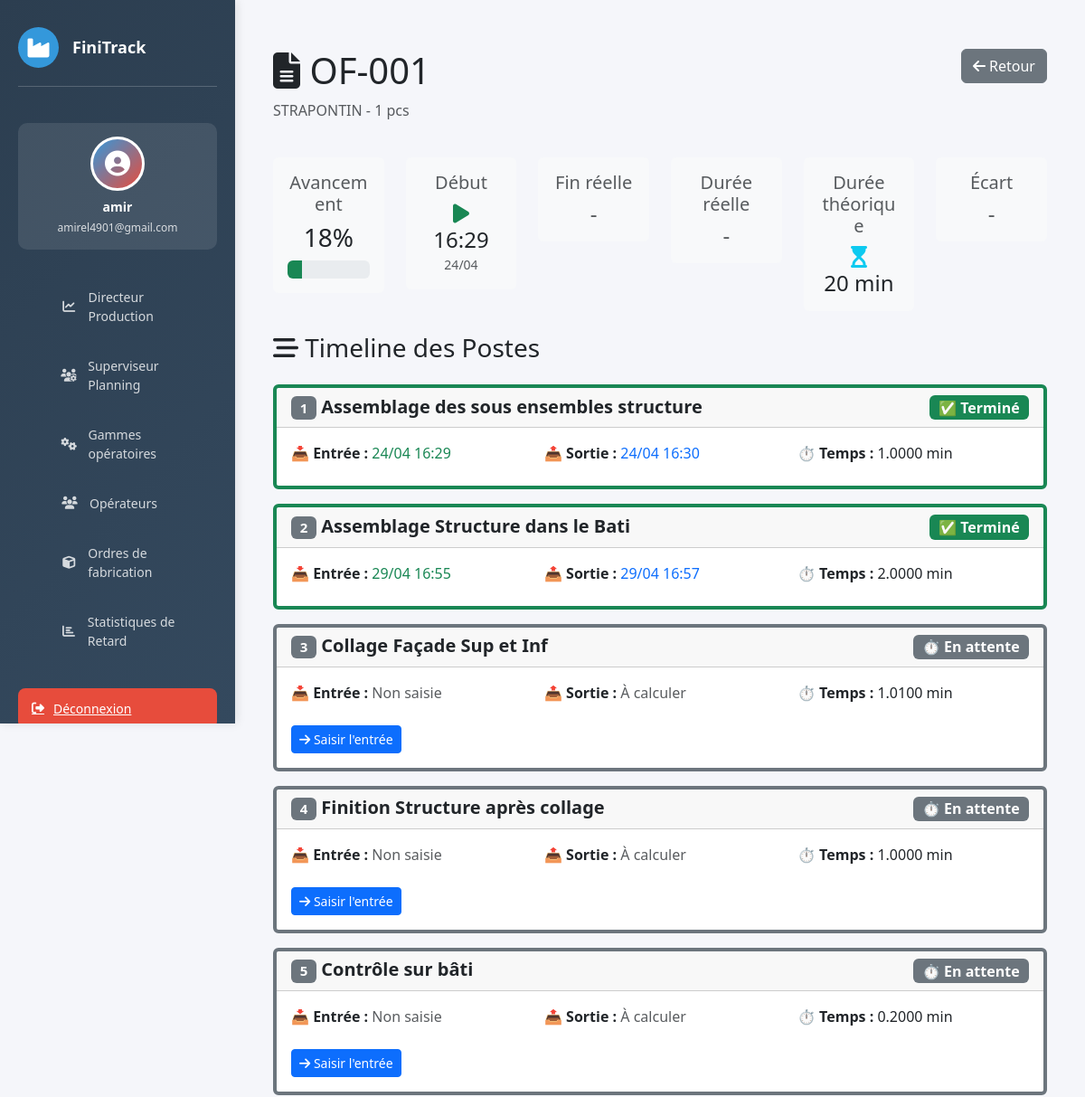
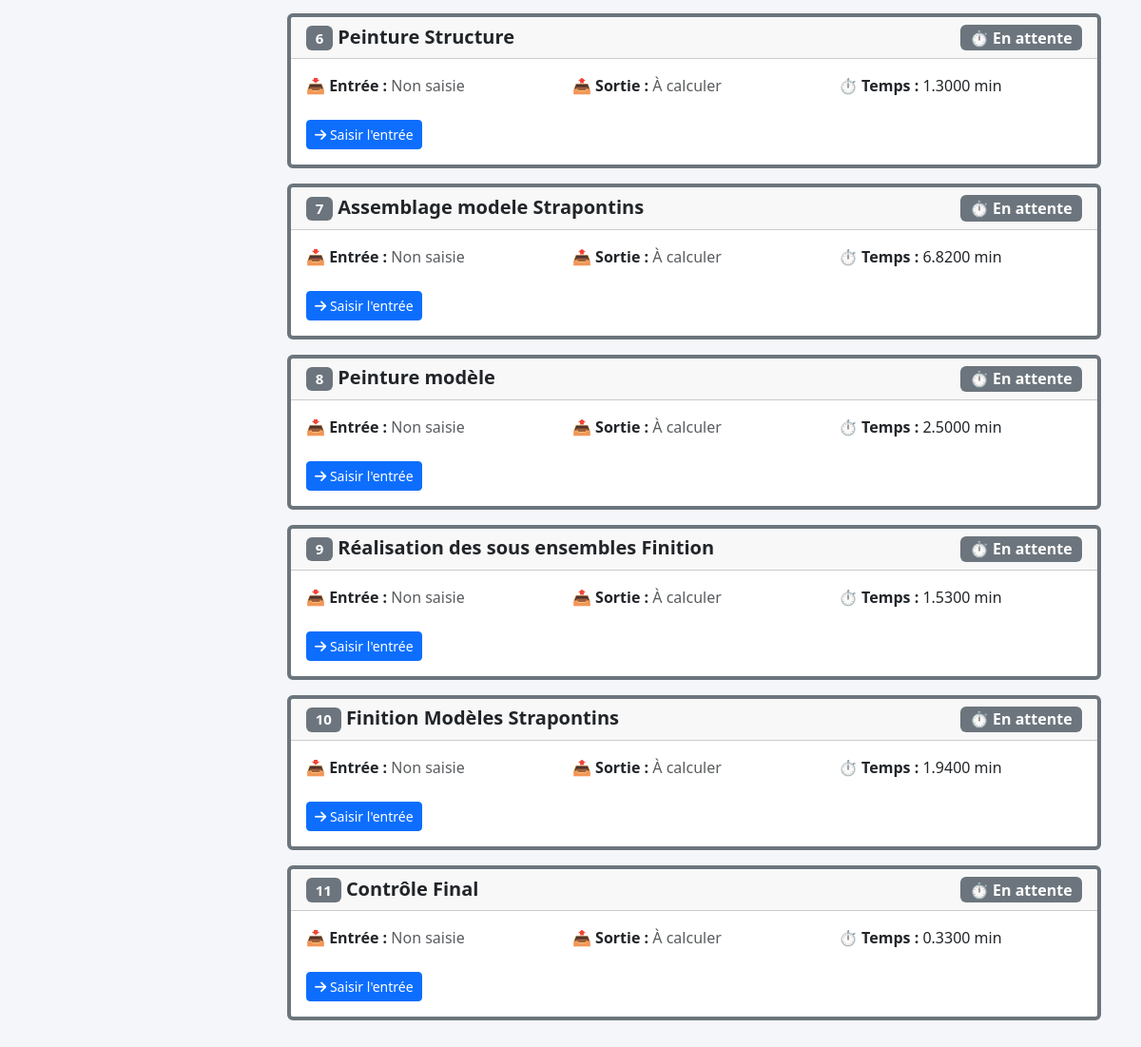
The page /of/7/detail/ (signed in) on the database as committed earlier (2 pictures, top to bottom).
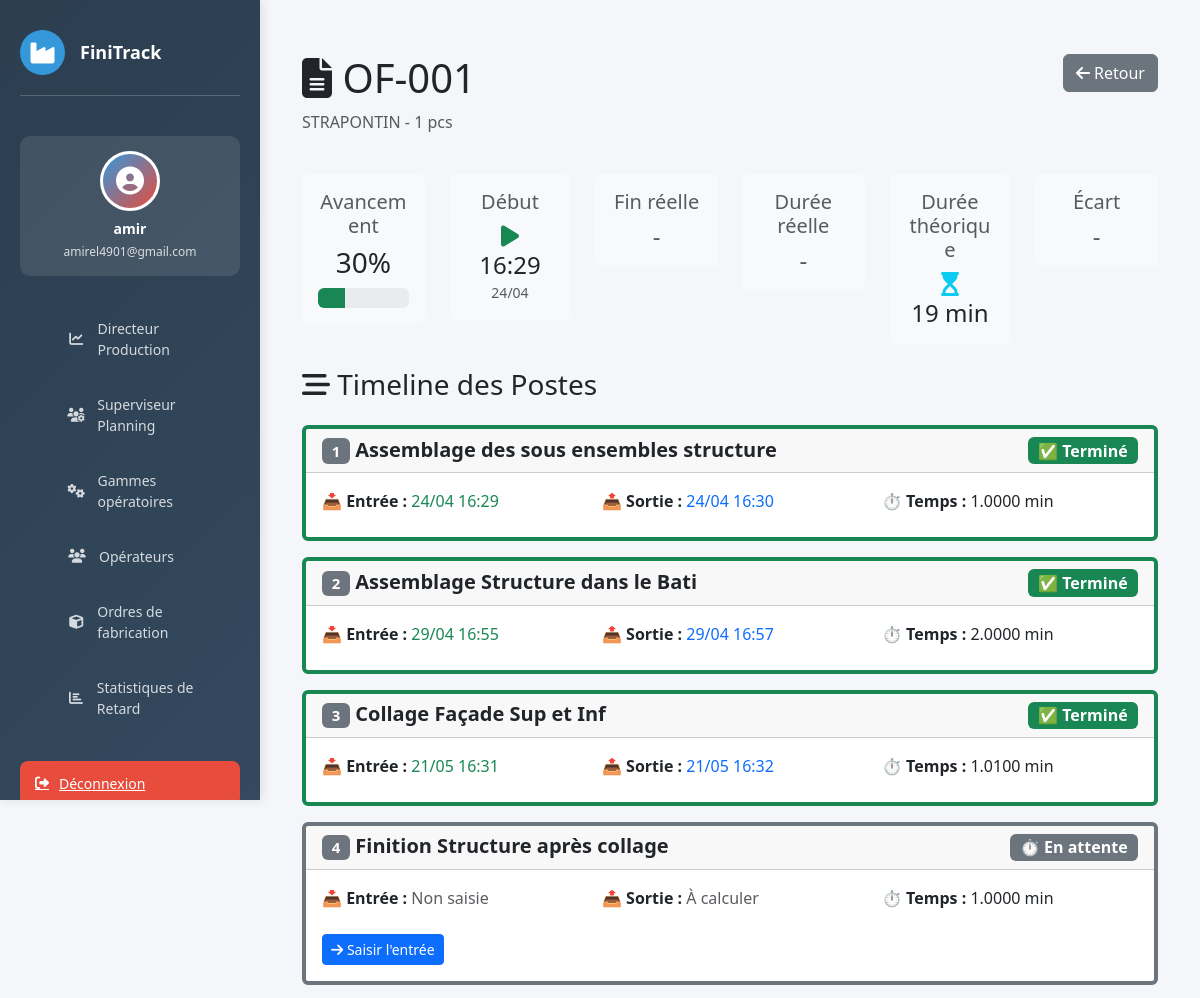
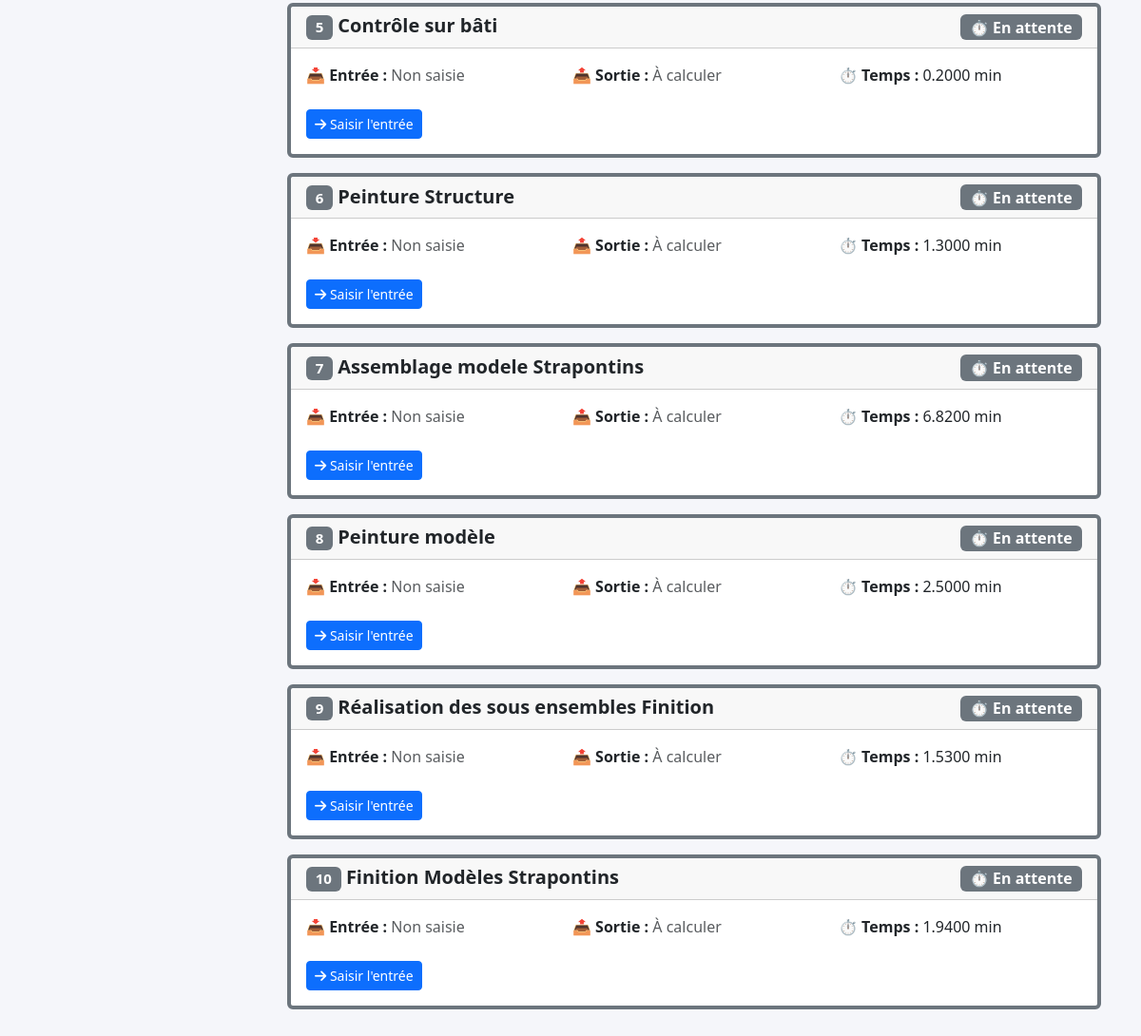
The same page on the database as committed later (2 pictures, top to bottom).
### website/models.py (models this page shows, shortened)
class OrdreFabrication(models.Model):
    numero   = models.CharField(max_length=50, unique=True)
    produit  = models.CharField(max_length=200)
    quantite = models.PositiveIntegerField(default=1)
    @property
    def avancement(self):
        operations = self.operationof_set.all()
        total = operations.count()
        if total == 0:
            return 0
        terminees = 0
        for op in operations:
            if op.statut == 'termine':
                terminees += 1
        return round((terminees / total) * 100)
    @property
    def premiere_entree(self):
        first = self.operationof_set.order_by('gamme_operation__ordre').first()
        return first.date_entree if first else None
    @property
    def derniere_sortie(self):
        last = self.operationof_set.order_by('gamme_operation__ordre').last()
        return last.date_sortie if last else None
    @property
    def temps_total_reel(self):
        if self.premiere_entree and self.derniere_sortie:
            delta = self.derniere_sortie - self.premiere_entree
            return round(delta.total_seconds() / 60)
        return None
    @property
    def temps_total_theorique(self):
        operations = self.operationof_set.all()
        if not operations.exists():
            return 0
        total = 0
        for op in operations:
            total += float(op.gamme_operation.temps_alloue)
        return round(total)
    @property
    def ecart_temps(self):
        if not self.temps_total_reel:
            return None
        return self.temps_total_reel - self.temps_total_theorique

class OperationOF(models.Model):
    STATUT_CHOICES = [
        ('en_attente', 'En attente'),
        ('en_cours',   'En cours'),
        ('termine',    'Terminé'),
        ('bloque',     'Bloqué'),
    ]
    of              = models.ForeignKey(OrdreFabrication, on_delete=models.CASCADE)
    gamme_operation = models.ForeignKey(GammeOperation, on_delete=models.CASCADE)
    date_entree     = models.DateTimeField(null=True, blank=True, help_text="Date/heure d'ENTRÉE (saisie manuelle)")
    operateur       = models.ForeignKey(Operateur, null=True, blank=True, on_delete=models.SET_NULL)
    class Meta:
        ordering = ['gamme_operation__ordre']
        unique_together = ('of', 'gamme_operation')
    @property
    def date_sortie(self):
        if not self.date_entree:
            return None
        temps_minutes = float(self.gamme_operation.temps_alloue)
        return self.date_entree + timedelta(minutes=temps_minutes)
    @property
    def statut(self):
        from django.utils import timezone
        if not self.date_entree:
            return 'en_attente'
        maintenant = timezone.now()
        if self.date_sortie and maintenant >= self.date_sortie:
            return 'termine'
        return 'en_cours'

class GammeOperation(models.Model):
    nom           = models.CharField(max_length=200)
    temps_alloue  = models.DecimalField(max_digits=7, decimal_places=4, help_text="Durée en heures (ex: 1.005)")
    ordre         = models.PositiveSmallIntegerField(help_text="Position dans la gamme")
    operateurs    = models.ManyToManyField(
        'Operateur',
        blank=True,
        related_name='gammes',
        verbose_name="Opérateurs assignés"
    )
    class Meta:
        ordering = ['ordre']

### website/views.py (the view)
# urls.py: path('of/<int:id>/detail/', views.of_detail, name='of_detail'),
@login_required(login_url='home')
def of_detail(request, id):
    of = get_object_or_404(OrdreFabrication, id=id)
    operations = of.operationof_set.all().order_by('gamme_operation__ordre')
    context = {
        'of': of,
        'operations': operations,
        'avancement': of.avancement,
    }
    return render(request, 'of/of_detail.html', context)

### website/templates/of/of_detail.html (shortened to what the changed rows need)
{% extends 'base.html' %}
{% load static %}
{% block content %}
<div class="container-fluid mt-4">
    <div class="row mb-4">
        <div class="col-md-8">
            <h1 class="display-6">
                <i class="fas fa-file-alt"></i> {{ of.numero }}
            </h1>
            <p class="text-muted">{{ of.produit }} - {{ of.quantite }} pcs</p>
        </div>
    </div>
    <div class="row mb-4">
        <div class="col-lg-2">
            <div class="card bg-light border-0">
                <div class="card-body text-center">
                    <h5 class="text-muted mb-2">Avancement</h5>
                    <h3 class="mb-2">{{ avancement }}%</h3>
                    <div class="progress" style="height: 20px;">
                        <div class="progress-bar bg-success" style="width: {{ avancement }}%"></div>
                    </div>
                </div>
            </div>
        </div>
        <div class="col-lg-2">
            <div class="card bg-light border-0">
                <div class="card-body text-center">
                    <h5 class="text-muted mb-2">Début</h5>
                    <h4 class="mb-0">
                        {% if of.premiere_entree %}
                            <i class="fas fa-play text-success"></i><br>
                            {{ of.premiere_entree|date:"H:i" }}
                        {% else %}
                            <span class="text-muted">-</span>
                        {% endif %}
                    </h4>
                    <small class="text-muted">{{ of.premiere_entree|date:"d/m" }}</small>
                </div>
            </div>
        </div>
        <div class="col-lg-2">
            <div class="card bg-light border-0">
                <div class="card-body text-center">
                    <h5 class="text-muted mb-2">Durée théorique</h5>
                    <h4 class="mb-0">
                        <i class="fas fa-hourglass-start text-info"></i><br>
                        {{ of.temps_total_theorique }} min
                    </h4>
                </div>
            </div>
        </div>
    </div>
    <div class="row">
        <div class="col-lg-12">
            <div class="timeline">
                {% for operation in operations %}
                <div class="card mb-3 border-{% if operation.statut == 'termine' %}success{% elif operation.statut == 'en_cours' %}primary{% else %}secondary{% endif %} border-start border-4">
                    <div class="card-header">
                        <div class="d-flex justify-content-between align-items-center">
                            <h5 class="mb-0">
                                <span class="badge bg-secondary">{{ operation.gamme_operation.ordre }}</span>
                                <strong>{{ operation.gamme_operation.nom }}</strong>
                            </h5>
                            {% if operation.statut == 'termine' %}
                                <span class="badge bg-success fs-6">✅ Terminé</span>
                            {% elif operation.statut == 'en_cours' %}
                                <span class="badge bg-primary fs-6">⏳ En cours</span>
                            {% else %}
                                <span class="badge bg-secondary fs-6">⏱️ En attente</span>
                            {% endif %}
                        </div>
                    </div>
                    <div class="card-body">
                        <div class="row">
                            <div class="col-md-4">
                                <p class="mb-2">
                                    <strong>📥 Entrée :</strong>
                                    {% if operation.date_entree %}
                                        <span class="text-success">{{ operation.date_entree|date:"d/m H:i" }}</span>
                                    {% else %}
                                        <span class="text-muted">Non saisie</span>
                                    {% endif %}
                                </p>
                            </div>
                            <div class="col-md-4">
                                <p class="mb-2">
                                    <strong>📤 Sortie :</strong>
                                    {% if operation.date_sortie %}
                                        <span class="text-primary">{{ operation.date_sortie|date:"d/m H:i" }}</span>
                                    {% else %}
                                        <span class="text-muted">À calculer</span>
                                    {% endif %}
                                </p>
                            </div>
                            <div class="col-md-4">
                                <p class="mb-2">
                                    <strong>⏱️ Temps :</strong>
                                    {{ operation.gamme_operation.temps_alloue }} min
                                </p>
                            </div>
                        </div>
                        {% if operation.statut == 'en_attente' %}
                        <div class="mt-3">
                            <a href="{% url 'saisir_entree_operation' operation.id %}"
                               class="btn btn-sm btn-primary">
                                <i class="fas fa-arrow-right"></i> Saisir l'entrée
                            </a>
                        </div>
                        {% elif operation.statut == 'en_cours' %}
                        <div class="mt-3">
                            <div class="alert alert-info mb-0">
                                ⏳ En cours... Sortie prévue à <strong>{{ operation.date_sortie|date:"H:i" }}</strong>
                            </div>
                        </div>
                        {% endif %}
                    </div>
                </div>
                {% endfor %}
            </div>
        </div>
    </div>
</div>
{% endblock %}

Rows that differ between the two databases and show on the page:
removed OperationOF: gamme_operation.ordre "11", gamme_operation.nom "Contrôle Final", shows "⏱️ En attente", shows "Non saisie", shows "À calculer", gamme_operation.temps_alloue "0.3300", shows "Saisir l'entrée"
computed for OrdreFabrication "OF-001": temps_total_theorique "20" → "19"
changed OperationOF "Collage Façade Sup et Inf": date_entree (not shown) → "21/05 16:31"; date_sortie (not shown) → "21/05 16:32"; date_entree "⏱️ En attente Non saisie À calculer Saisir l'entrée" → "✅ Terminé"
Other text that changed with them:
{{ avancement }}: "18" → "30"
{{ avancement }}: 18 → 30 (drawn)
